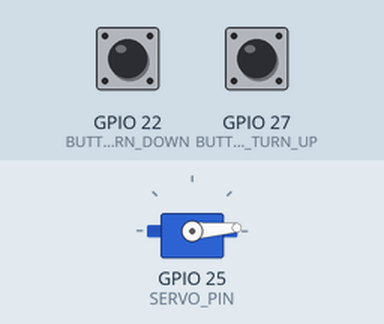
Recording of a program running on a simulated Raspberry Pi (BCM pin numbers). Shown: servo. The test bench sets the inputs (shaded band); at power-on: GPIO 22 (BUTTON_TURN_DOWN) LOW, GPIO 27 (BUTTON_TURN_UP) LOW. The interpreter's speed is modelled, so counts of loop turns are approximate; servo angles are drawn from the pulse width (0.5 ms = 0°, 2.5 ms = 180°).

Above: at 0.05 s.
At 3.7 s:
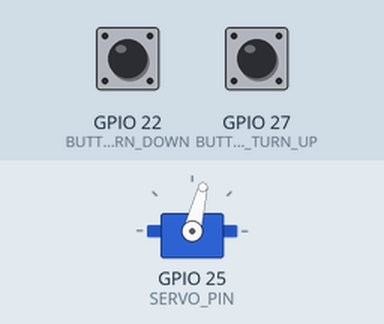
At 5.65 s:
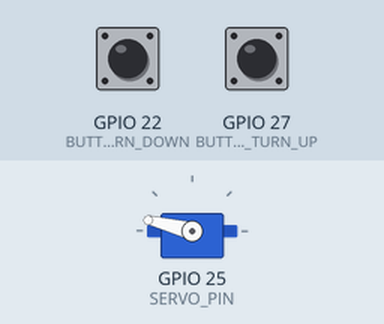
At 7.6 s:
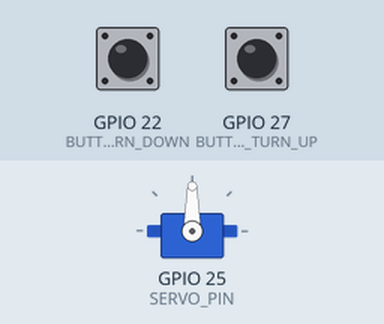
Timing chart, 0 to 9.9 s (numbered marks = the images above):
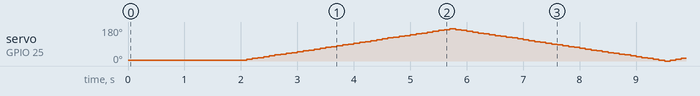

The program:

control_servo.py
```python
import RPi.GPIO as GPIO
import time

BUTTON_TURN_UP = 27
BUTTON_TURN_DOWN = 22
SERVO_PIN = 25
ANGLE_CHANGE = 5

MIN_ANGLE = 30
MAX_ANGLE = 210 #added some tolerance from original value of 180
angle = MIN_ANGLE
first_time = True

def setup():
    global pwm
    GPIO.setmode(GPIO.BCM)
    GPIO.setup(BUTTON_TURN_UP, GPIO.IN)
    GPIO.setup(BUTTON_TURN_DOWN, GPIO.IN)
    GPIO.setup(SERVO_PIN, GPIO.OUT)

    GPIO.add_event_detect(BUTTON_TURN_UP, GPIO.RISING)
    GPIO.add_event_callback(BUTTON_TURN_UP, turn_up)
    GPIO.add_event_detect(BUTTON_TURN_DOWN, GPIO.RISING)
    GPIO.add_event_callback(BUTTON_TURN_DOWN, turn_down)

    pwm = GPIO.PWM(SERVO_PIN, 100)
    pwm.start(0)

def turn_up(channel):
    global angle
    # Take away the angle change value from the current angle
    # Make sure the angle doesn't go less than minimum
    angle = angle - ANGLE_CHANGE
    if angle < MIN_ANGLE:
        angle = MIN_ANGLE
    set_angle()

def turn_down(channel):
    global angle
    # Add the delay change value to the current delay
    # Make sure the angle doesn't go greater than maximum
    angle = angle + ANGLE_CHANGE
    if angle > MAX_ANGLE:
        angle = MAX_ANGLE
    set_angle()

def set_angle():
    global angle
    global pwm
    #print "Setting angle to ", angle, " degrees"
    # -90   1.0ms
    # 0     1.5ms
    # +90   2.0ms
    duty = float(angle) / 10.0 + 2.5
    #duty = float(angle) / 10.0 + 4.5
    #print "\t with duty:", duty
    pwm.ChangeDutyCycle(duty)
    time.sleep(0.05)
    pwm.ChangeDutyCycle(0)
    time.sleep(0.05)

def loop():
    global angle
    global first_time
    try:
        while True:
            if first_time is True:
                #print "first time only"
                first_time = False
                set_angle()
                time.sleep(2)
            # can be remove for manual triggering
            else:
                if angle < MAX_ANGLE:
                    done = False
                    while not done:
                        angle = angle + ANGLE_CHANGE
                        set_angle()
                        if angle > MAX_ANGLE:
                            done = True
                else:
                    done = False
                    while not done:
                        angle = angle - ANGLE_CHANGE
                        set_angle()
                        if angle < MIN_ANGLE:
                            done = True

    except KeyboardInterrupt:
        pass
    finally:
        GPIO.cleanup()

setup()

loop()
```
